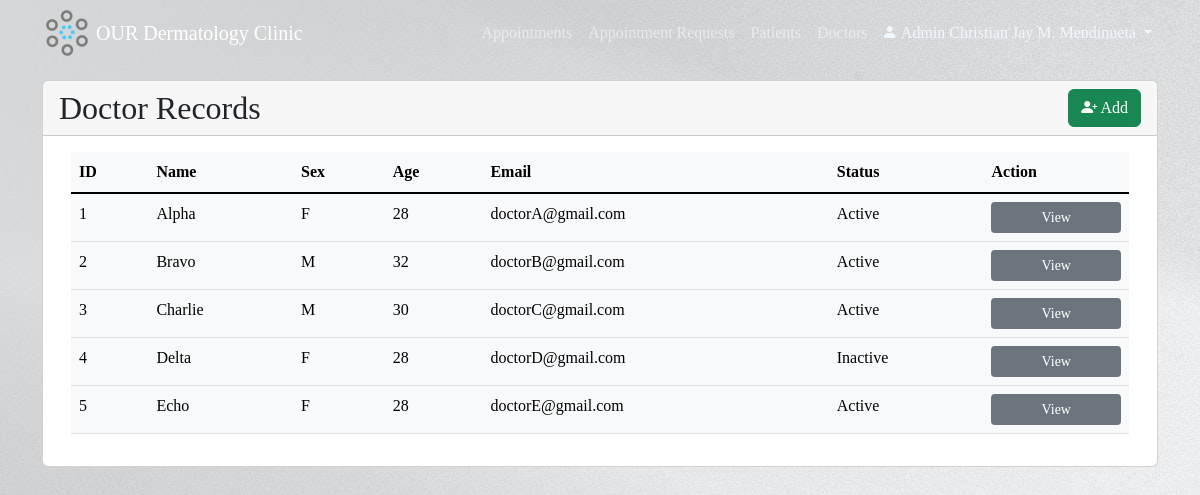
The page /assets/admin/doctors.php (signed in) on the database its author committed.
### tables this page shows
CREATE TABLE `admin_table` (
  `admin_id` int(20) NOT NULL,
  `admin_username` varchar(45) NOT NULL,
  `admin_password` varchar(255) NOT NULL,
  `admin_name` varchar(45) NOT NULL,
  `admin_sex` enum('M','F') DEFAULT NULL,
  `admin_age` int(10) NOT NULL,
  `admin_birthdate` date NOT NULL,
  `admin_email` varchar(45) NOT NULL,
  `admin_phone_no` varchar(11) NOT NULL,
  `admin_address` varchar(100) DEFAULT NULL
);

CREATE TABLE `doctor_table` (
  `doctor_id` int(20) NOT NULL,
  `doctor_username` varchar(45) NOT NULL,
  `doctor_password` varchar(255) NOT NULL,
  `doctor_name` varchar(45) NOT NULL,
  `doctor_sex` enum('M','F') NOT NULL,
  `doctor_age` int(10) NOT NULL,
  `doctor_birthdate` date NOT NULL,
  `doctor_email` varchar(45) NOT NULL,
  `doctor_phone_no` varchar(11) NOT NULL,
  `doctor_address` varchar(100) NOT NULL,
  `doctor_status` enum('Active','Inactive') NOT NULL DEFAULT 'Active'
);

### assets/admin/doctors.php (the view, shortened to what this page needs)
<?php
include "../config.php";
$sessionUser = $_SESSION['admin_id'];
$admin_data = "SELECT * FROM admin_table WHERE admin_id='$sessionUser'";
$results = mysqli_query($conn, $admin_data);
$admin = mysqli_fetch_array($results);
$doctor_qry = "SELECT * FROM doctor_table";
$results = mysqli_query($conn, $doctor_qry);
$row_count = mysqli_num_rows($results);
?>
<!DOCTYPE html>
<html>
<head>
    <link href="https://cdn.jsdelivr.net/npm/bootstrap@5.2.0-beta1/dist/css/bootstrap.min.css" rel="stylesheet">
    <link rel="stylesheet" href="https://cdn.jsdelivr.net/npm/bootstrap-icons@1.3.0/font/bootstrap-icons.css">
    <link rel="stylesheet" href="../css/style.css">
</head>
<body>
    <nav class="navbar navbar-expand-lg navbar-dark py-2 fixed-top">
        <div class="container">
            <a href="menu.php#"><img src="../img/logo.png" alt="logo"></a>
            <a href="menu.php" class="navbar-brand mx-1">OUR Dermatology Clinic</a>
            <div class="collapse navbar-collapse" id="navmenu">
                <ul class="navbar-nav ms-auto">
                    <li class="nav-item">
                        <a class="nav-link" href="appointment_records.php">Appointments</a>
                    </li>
                    <li class="nav-item">
                        <a class="nav-link" href="appointment_requests_list.php">Appointment Requests</a>
                    </li>
                    <li class="nav-item">
                        <a class="nav-link" href="patients.php">Patients</a>
                    </li>
                    <li class="nav-item">
                        <a class="nav-link" href="#">Doctors</a>
                    </li>
                    <li class="nav-item">
                        <div class="dropdown navbar-nav">
                            <button class="pt-2 dropdown-toggle" id="dropdown_logout" data-bs-toggle="dropdown" aria-expanded="false">
                                <span class="bi-person-fill"> Admin </span><?php if (!empty($admin['admin_name'])) echo $admin['admin_name'];
                                                                            else echo $admin['admin_usernaname']; ?>
                            </button>
                        </div>
                    </li>
                </ul>
            </div>
        </div>
    </nav>
    <section>
        <div class="container ">
            <div class="row">
                <div class="col-md-12">
                    <div class="card">
                        <div class="card-header">
                            <span class="h2">Doctor Records</span>
                            <a href="#add_doctor" class="btn btn-success float-end" data-bs-toggle="modal" data-bs-target="#add_doctor"><span class="bi-person-plus-fill"> </span>Add</a>
                        </div>
                        <div class="card-body">
                            <div class="container table-responsive-md">
                                <table class="table table-light table-hover caption-top">
                                    <thead>
                                        <th>ID</th>
                                        <th>Name</th>
                                        <th>Sex</th>
                                        <th>Age</th>
                                        <th>Email</th>
                                        <th>Status</th>
                                        <th>Action</th>
                                    </thead>
                                    <tbody class="table-group-divider">
                                        <?php
                                        if ($row_count > 0) {
                                            foreach ($results as $result) {
                                        ?>
                                                <tr>
                                                    <td><?= $result['doctor_id']; ?></td>
                                                    <td><?= $result['doctor_name']; ?></td>
                                                    <td><?= $result['doctor_sex']; ?></td>
                                                    <td><?= $result['doctor_age']; ?></td>
                                                    <td><?= $result['doctor_email']; ?></td>
                                                    <td><?= $result['doctor_status']; ?>
                                                    <td>
                                                        <form action="doctor_profile.php" method="post">
                                                            <button class="col-12 btn btn-sm bg-secondary text-white" type="submit" name="selected_doctor" value="<?= $result['doctor_id']; ?>">View</button>
                                                        </form>
                                                    </td>
                                                </tr>
                                        <?php
                                            }
                                        }
                                        ?>
                                    </tbody>
                                </table>
                            </div>
                        </div>
                    </div>
                </div>
            </div>
        </div>
    </section>
</body>
</html>

### assets/css/style.css (style rules this page uses)
body::before { display: block; content:''; height: 80px; }
nav { background-image: url(../img/nav.jpg); }
nav img { height: 50px; }
nav button, footer button { background-color: transparent; border: none; color: aliceblue; }
body { background-image: url(../img/background.jpg); }
section button { width: 100%; }
.container { font-family: Century Gothic; }

### rows shown on the page
admin_table: admin_name "Christian Jay M. Mendinueta"
doctor_table: doctor_id "1", doctor_name "Alpha", doctor_sex "F", doctor_age "28", doctor_email "doctorA@gmail.com", doctor_status "Active"
doctor_table: doctor_id "2", doctor_name "Bravo", doctor_sex "M", doctor_age "32", doctor_email "doctorB@gmail.com", doctor_status "Active"
doctor_table: doctor_id "3", doctor_name "Charlie", doctor_sex "M", doctor_age "30", doctor_email "doctorC@gmail.com", doctor_status "Active"
doctor_table: doctor_id "4", doctor_name "Delta", doctor_sex "F", doctor_age "28", doctor_email "doctorD@gmail.com", doctor_status "Inactive"
doctor_table: doctor_id "5", doctor_name "Echo", doctor_sex "F", doctor_age "28", doctor_email "doctorE@gmail.com", doctor_status "Active"
